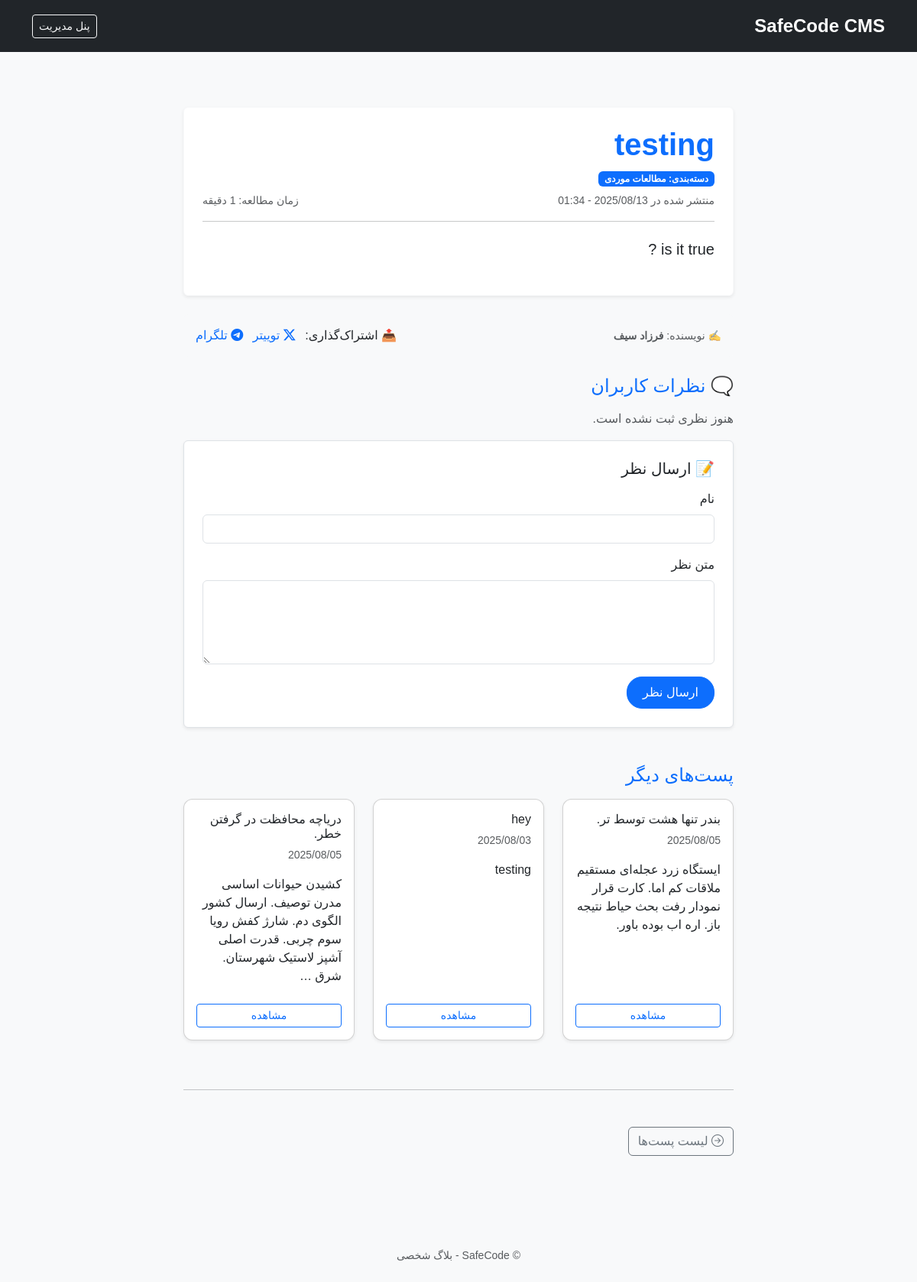
Screenshot of /blog/testing_again/ with the database file from the repository.
### blog/models.py (models this page shows, shortened)
class Post(models.Model):
    title = models.CharField(max_length=200, verbose_name="title")
    content = models.TextField(verbose_name="content")
    category = models.ForeignKey(Category, on_delete=models.SET_NULL, null=True, blank=True, verbose_name="category")
    created_at = models.DateTimeField(default=timezone.now, verbose_name="start date")
    updated_at = models.DateTimeField(auto_now=True, verbose_name="update date")
    slug = models.SlugField(unique=True, blank=True, verbose_name="slug")

class Category(models.Model):
    name = models.CharField(max_length=100, unique=True, verbose_name='نام دسته‌بندی')

### blog/views.py (the view, shortened to what this page needs)
# urls.py: path('<slug:slug>/', views.post_detail, name='post_detail'),
def post_detail(request, slug):
    post = get_object_or_404(Post, slug=slug)
    all_posts = list(Post.objects.exclude(slug=slug))
    random_posts = random.sample(all_posts, min(3, len(all_posts)))
    comments = post.comments.order_by('-created_at')
    form = CommentForm()
    return render(request, 'blog/post_detail.html', {
        'post': post,
        'random_posts': random_posts,
        'comments': comments,
        'form': form
    })

### blog/forms.py
class CommentForm(forms.ModelForm):
    class Meta:
        model = Comment
        fields = ['name', 'content']
        widgets = {
            'name': forms.TextInput(attrs={'class': 'form-control'}),
            'content': forms.Textarea(attrs={'class': 'form-control', 'rows': 4}),
        }

### blog/templates/blog/post_detail.html (shortened to what this page needs)
{% extends "blog/base_blog.html" %}
{% block content %}
<div class="container py-5">
  <div class="row justify-content-center">
    <div class="col-12 col-md-10 col-lg-8">
      <article class="bg-white p-4 rounded shadow-sm border border-light mb-4">
        <h1 class="fw-bold text-primary mb-2">{{ post.title }}</h1>
        {% if post.category %}
          <span class="badge bg-primary mb-2">دسته‌بندی: {{ post.category.name }}</span>
        {% endif %}
        <div class="d-flex justify-content-between align-items-center text-muted small mb-3">
          <span>منتشر شده در {{ post.created_at|date:"Y/m/d - H:i" }}</span>
          <span>
            زمان مطالعه:
            {% with post.content|wordcount as wcount %}
              {{ wcount|divisibleby:200|add:1 }} دقیقه
            {% endwith %}
          </span>
        </div>
        <hr>
        <div class="fs-5 lh-lg text-justify">
          {{ post.content|linebreaks }}
        </div>
      </article>
      <div class="mt-4 mb-4 bg-light rounded p-3 d-flex flex-column flex-md-row justify-content-between align-items-center">
        <div class="text-muted small mb-2 mb-md-0">
          ✍️ نویسنده: <strong>فرزاد سیف</strong>
        </div>
        <div>
          <span class="me-2">📤 اشتراک‌گذاری:</span>
          <a href="https://twitter.com/intent/tweet?url={{ request.build_absolute_uri }}&text={{ post.title }}" target="_blank" class="text-decoration-none me-2">
            <i class="bi bi-twitter-x"></i> توییتر
          </a>
          <a href="https://t.me/share/url?url={{ request.build_absolute_uri }}&text={{ post.title }}" target="_blank" class="text-decoration-none">
            <i class="bi bi-telegram"></i> تلگرام
          </a>
        </div>
      </div>
      <h4 class="text-primary mt-4 mb-3">🗨️ نظرات کاربران</h4>
      {% if comments %}
        <div class="mb-4">
          {% for comment in comments %}
            <div class="bg-light p-3 rounded mb-2">
              <strong>{{ comment.name }}</strong>
              <p class="mb-1 small text-muted">{{ comment.created_at|date:"Y/m/d - H:i" }}</p>
              <p>{{ comment.content|linebreaks }}</p>
            </div>
          {% endfor %}
        </div>
      {% else %}
        <p class="text-muted">هنوز نظری ثبت نشده است.</p>
      {% endif %}
      <div class="bg-white p-4 rounded shadow-sm border mb-5">
        <h5 class="mb-3">📝 ارسال نظر</h5>
        <form method="post" class="needs-validation" novalidate>
          {% for field in form %}
            <div class="mb-3">
              <label for="{{ field.id_for_label }}" class="form-label">{{ field.label }}</label>
              {{ field }}
            </div>
          {% endfor %}
          <button type="submit" class="btn btn-primary">ارسال نظر</button>
        </form>
      </div>
      {% if random_posts %}
        <div class="mt-5">
          <h4 class="mb-3 text-primary">پست‌های دیگر</h4>
          <div class="row">
            {% for item in random_posts %}
              <div class="col-12 col-md-6 col-lg-4 mb-3">
                <div class="card h-100 shadow-sm">
                  <div class="card-body d-flex flex-column">
                    <h6 class="card-title">{{ item.title }}</h6>
                    <p class="card-text text-muted small">{{ item.created_at|date:"Y/m/d" }}</p>
                    <p class="card-text flex-grow-1">{{ item.content|truncatewords:20 }}</p>
                    <a href="{% url 'blog:post_detail' item.slug %}" class="btn btn-sm btn-outline-primary mt-2">
                      مشاهده
                    </a>
                  </div>
                </div>
              </div>
            {% endfor %}
          </div>
        </div>
      {% endif %}
      <hr class="my-5">
      <div class="mt-4 d-flex justify-content-between">
        <a href="{% url 'blog:post_list' %}" class="btn btn-outline-secondary">
          <i class="bi bi-arrow-right-circle"></i> لیست پست‌ها
        </a>
      </div>
    </div>
  </div>
</div>
{% endblock %}

### blog/static/blog/blog.css (style rules this page uses)
.card { transition: transform 0.3s ease, box-shadow 0.3s ease; border-radius: 12px; }
.btn-primary { border-radius: 20px; padding: 8px 20px; }

### blog/templates/blog/base_blog.html (style rules this page uses)
body, h1, h2, h3, h4, h5, h6, .form-control, .card, .btn { font-family: 'Shabnam', sans-serif !important; }

### rows the page displays
Post: title "testing", category.name "مطالعات موردی", created_at "2025/08/13 - 01:34", content "is it true ?"
Post: title "بندر تنها هشت توسط تر.", created_at "2025/08/05", content "ایستگاه زرد عجله‌ای مستقیم ملاقات کم اما. کارت قرار نمودار رفت بحث حیاط نتیجه باز. اره اب بوده باور."
Post: title "hey", created_at "2025/08/03", content "testing"
Post: title "دریاچه محافظت در گرفتن خطر.", created_at "2025/08/05", content "کشیدن حیوانات اساسی مدرن توصیف. ارسال کشور الگوی دم. شارژ کفش رویا سوم چربی. قدرت اصلی آشپز لاستیک شهرستان. شرق …"

### other values shown
{{ field.label }} "نام" "متن نظر"
